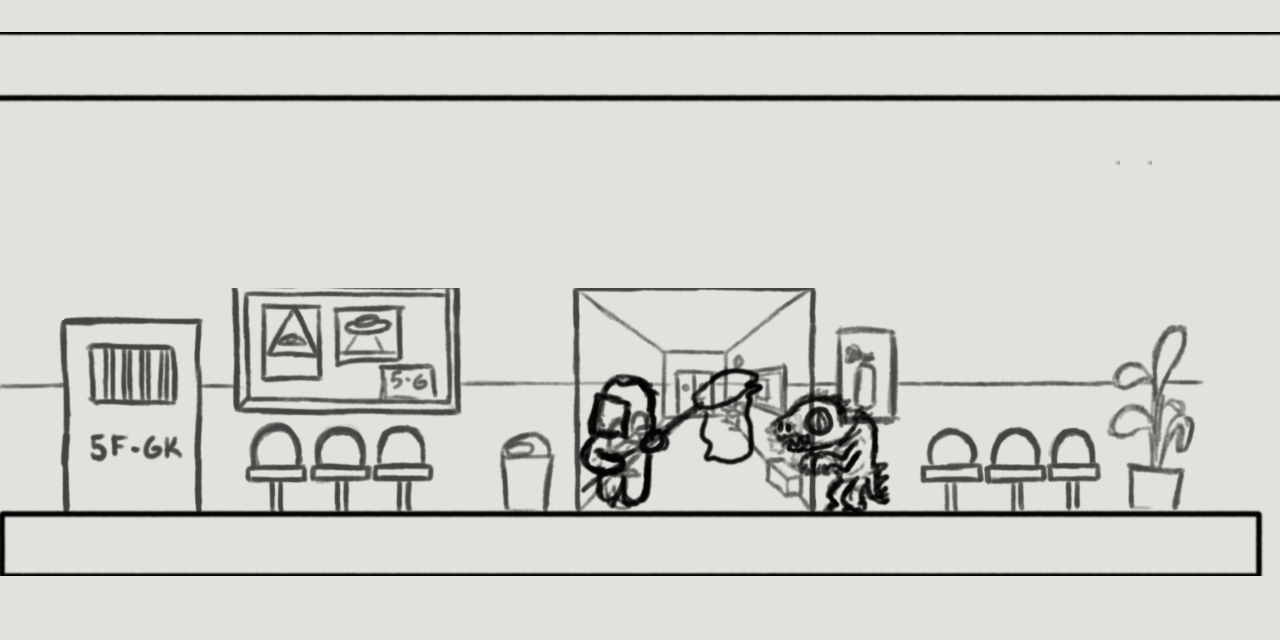

The image is a tile-based game level rendered from a .tmx file. Its description and source (layers, tilesets, objects; grid data summarised) follow:
An orthogonal 40x20 tile map with 32x32 px tiles, 3 tile layers (backgroundFar, backgroundScenery, ground), 1 hidden layer not drawn, 2 tilesets and 3 objects (characterSpawn, 0, 1).

<map version="1.10" tiledversion="1.11.1" orientation="orthogonal" renderorder="right-down" width="40" height="20" tilewidth="32" tileheight="32" infinite="0" nextlayerid="6" nextobjectid="10">
 <editorsettings>
  <export target="mapatiled_test_techo_alto.json" format="json" />
 </editorsettings>
 <tileset firstgid="1" name="mapateste" tilewidth="32" tileheight="32" tilecount="800" columns="40">
  <image source="../mapateste.png" width="1280" height="640" />
 </tileset>
 <tileset firstgid="801" name="Graphic Design Test" tilewidth="32" tileheight="32" tilecount="600" columns="50">
  <image source="../../../design/background_ideas/Graphic Design Test.png" width="1600" height="384" />
 </tileset>
 <layer id="3" name="backgroundFar" width="40" height="20">
  <data>[800 cells, 800 non-empty, 258 distinct tile ids]</data>
 </layer>
 <layer id="4" name="backgroundScenery" width="40" height="20">
  <data>[800 cells, 800 non-empty, 415 distinct tile ids]</data>
 </layer>
 <layer id="1" name="ground" width="40" height="20">
  <data>[800 cells, 80 non-empty, 80 distinct tile ids]</data>
 </layer>
 <layer id="5" name="teste" width="40" height="20" visible="0">
  <data>[800 cells, 800 non-empty, 415 distinct tile ids]</data>
 </layer>
 <objectgroup id="2" name="objects">
  <object id="1" name="characterSpawn" x="160" y="253">
   <properties>
    <property name="point1" type="object" value="4" />
    <property name="point2" type="object" value="7" />
   </properties>
   <point />
  </object>
  <object id="4" name="0" x="450" y="248">
   <properties>
    <property name="Order" type="int" value="0" />
   </properties>
   <point />
  </object>
  <object id="7" name="1" x="66" y="246">
   <properties>
    <property name="Order" type="int" value="1" />
   </properties>
   <point />
  </object>
 </objectgroup>
</map>